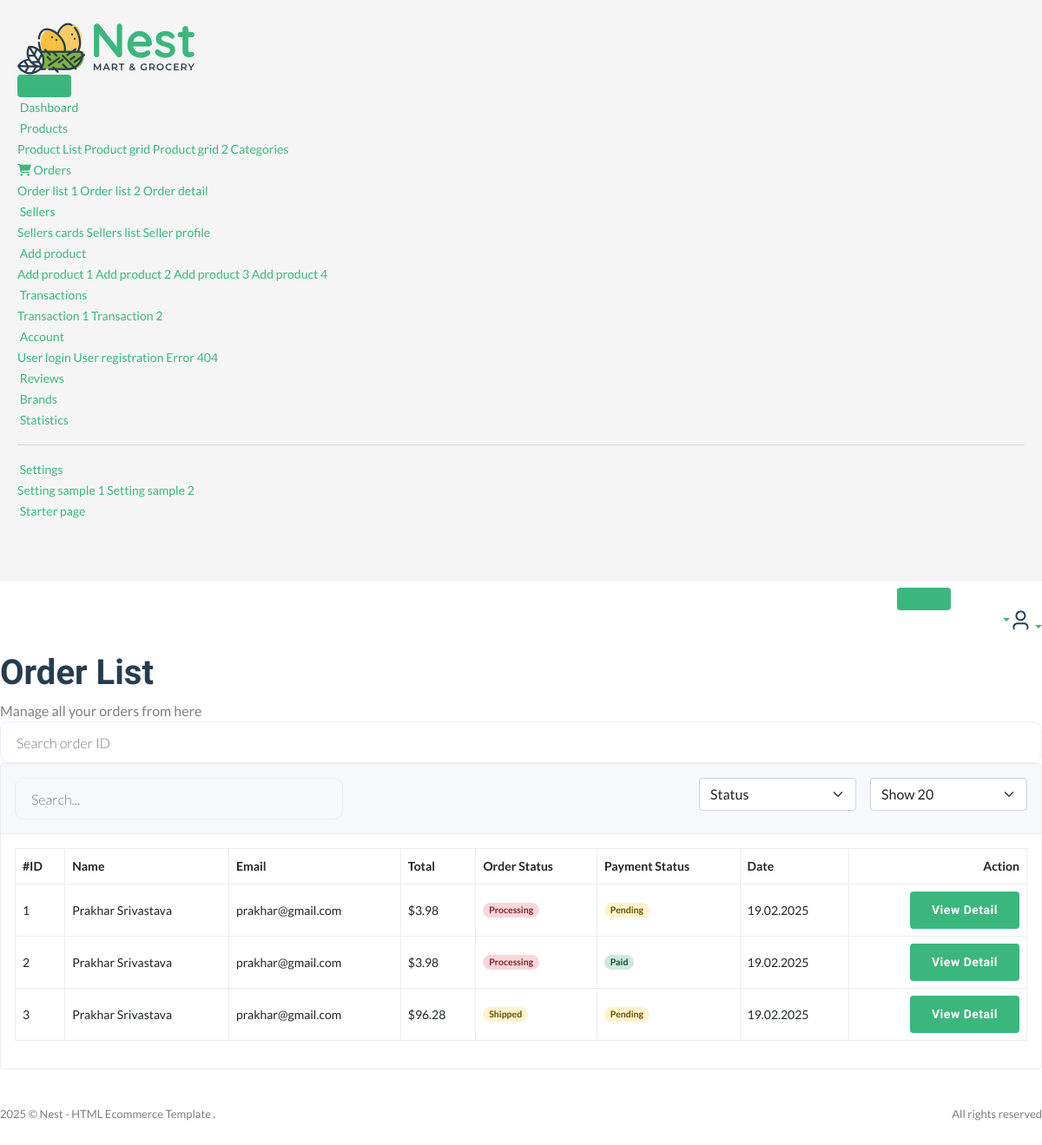
Page /useradmin/orders/ on the earlier database version.
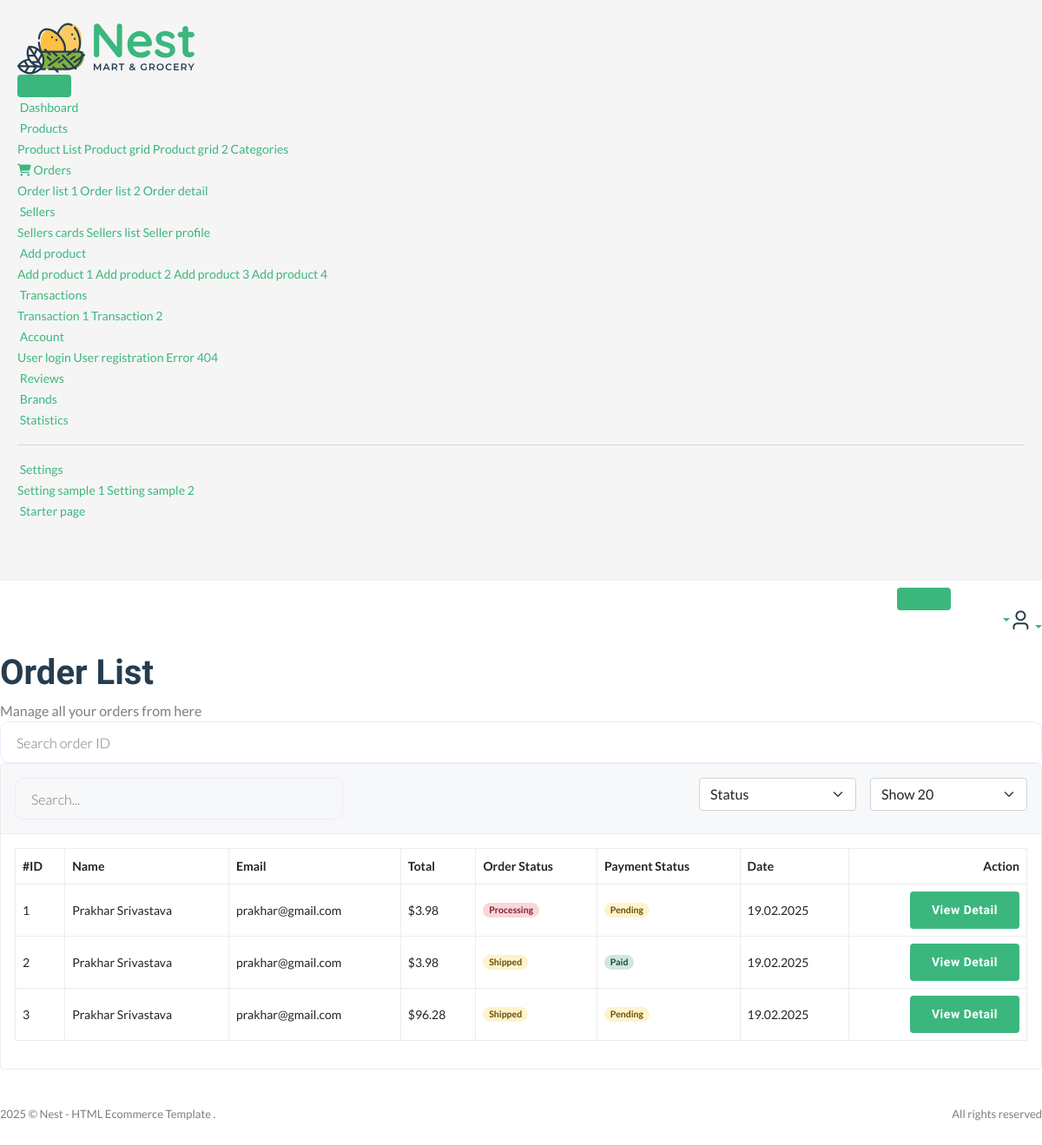
Same page on the later database version.
### core/models.py (models this page shows)
class CartOrder(models.Model):
    user = models.ForeignKey(User,on_delete=models.CASCADE)
    full_name = models.CharField(max_length=200,null=True,blank=True)
    email = models.EmailField(null=True,blank=True)
    mobile = models.CharField(max_length=50,null=True,blank=True)
    address = models.CharField(max_length=200,null=True,blank=True)
    city = models.CharField(max_length=200,null=True,blank=True)
    state = models.CharField(max_length=200,null=True,blank=True)
    country = models.CharField(max_length=200,null=True,blank=True)
    price = models.DecimalField(max_digits=12,decimal_places=2,default='0.00')
    saved = models.DecimalField(max_digits=12,decimal_places=2,default='0.00')
    coupons = models.ManyToManyField(Coupons,blank=True)
    shipping_address = models.CharField(max_length=200,null=True,blank=True)
    tracking_id = models.CharField(max_length=200,null=True,blank=True)
    tracking_website_id= models.CharField(max_length=200,null=True,blank=True)
    stripe_payment_intent = models.CharField(max_length=1000,null=True,blank=True)
    oid = ShortUUIDField(max_length=10,length=4,unique=True,alphabet='1234567890')
    order_date = models.DateTimeField(auto_now_add=True)
    paid_status = models.BooleanField(default=False)
    price = models.DecimalField(max_digits=999999,decimal_places=2,default='1.99')
    product_status = models.CharField(choices=STATUS_CHOICE, max_length=30, default='processing')
    class Meta:
        verbose_name_plural  = 'Cart order'

### userauths/models.py (models this page shows, shortened)
class User(AbstractUser):
    email = models.EmailField(unique=True)
    username = models.CharField(max_length=100)
    bio = models.CharField(max_length=100)
    USERNAME_FIELD ="email"
    REQUIRED_FIELDS = ["username"]

class Profile(models.Model):
    user=models.OneToOneField(User,on_delete=models.CASCADE,related_name='profile')
    image = models.ImageField(upload_to='image')
    full_name = models.CharField(max_length=100,null=True, blank=True)
    bio=models.CharField(max_length=200, blank=True, null=True)
    mobile = models.CharField(max_length=10)
    verified=models.BooleanField(default=False)

### useradmin/views.py (the view)
# urls.py: path('orders/', views.orders_view, name='orders'),
def orders_view(request):
    orders = CartOrder.objects.all()
    context={
        'orders':orders
                }
    return render(request,'useradmin/orders.html',context)

### core/context_processor.py (called while the page is built)
def default(request):
    categories = Category.objects.all()
    products = Product.objects.all()
    vendors = Vendor.objects.all()
    min_max_price = Product.objects.aggregate(min_price=Min('price'),max_price=Max('price'))
    try:
          address = Address.objects.get(user=request.user)
    except:
         address=None
    try:
         wishlist = Wishlist.objects.filter(user=request.user)
    except:
          wishlist=None
          messages.warning(request,'You need to login before adding products to wishlist')
    return {
         'categories':categories,
         'address':address,
         'vendors':vendors,
         'min_max_price':min_max_price,
         'wishlist':wishlist
    }

### templates/useradmin/orders.html (shortened to what this page needs)
{%extends 'useradmin/base.html'%}
{%load static%}
{%block content%}
<section class="content-main">
    <div class="content-header">
        <div>
            <h2 class="content-title card-title">Order List</h2>
            <p>Manage all your orders from here</p>
        </div>
        <div>
            <input type="text" placeholder="Search order ID" class="form-control bg-white" />
        </div>
    </div>
    <div class="card mb-4">
        <header class="card-header">
            <div class="row gx-3">
                <div class="col-lg-4 col-md-6 me-auto">
                    <input type="text" placeholder="Search..." class="form-control" />
                </div>
                <div class="col-lg-2 col-6 col-md-3">
                    <select class="form-select">
                        <option>Status</option>
                    </select>
                </div>
                <div class="col-lg-2 col-6 col-md-3">
                    <select class="form-select">
                        <option>Show 20</option>
                    </select>
                </div>
            </div>
        </header>
        <div class="card-body">
            <div class="table-responsive">
                <table class="table table-hover">
                    <thead>
                        <tr>
                            <th>#ID</th>
                            <th scope="col">Name</th>
                            <th scope="col">Email</th>
                            <th scope="col">Total</th>
                            <th scope="col">Order Status</th>
                            <th scope="col">Payment Status</th>
                            <th scope="col">Date</th>
                            <th scope="col" class="text-end">Action</th>
                        </tr>
                    </thead>
                    <tbody>
                        {%for o in orders %}
                        <tr>
                            <td>{{o.id}}</td>
                            <td><b>{{o.user.profile.full_name|title}}</b></td>
                            <td>{{o.user.email}}</td>
                            <td>${{o.price}}</td>
                            {% if o.product_status == 'delivered'%}
                            <td><span class="badge rounded-pill alert-success">Delivered</span></td>
                            {%elif o.product_status == 'shipped'%}
                            <td><span class="badge rounded-pill alert-warning">Shipped</span></td>
                            {%else%}
                            <td><span class="badge rounded-pill alert-danger">Processing</span></td>
                            {%endif%}
                            {%if o.paid_status == True%}
                            <td><span class="badge rounded-pill alert-success">Paid</span></td>
                            {%else%}
                            <td><span class="badge rounded-pill alert-warning">Pending</span></td>
                            {%endif%}
                            <td>{{o.order_date|date:'d.m.Y'}}</td>
                            <td class="text-end">
                                <a href="{%url 'useradmin:order_details' o.id%}" class="btn btn-md rounded font-sm">View Detail</a>
                            </td>
                        </tr>
                        {%endfor%}
                    </tbody>
                </table>
            </div>
        </div>
    </div>
</section>
{%endblock content%}

Differences in the rows shown:
changed CartOrder id 2: product_status "Processing" → "Shipped"
